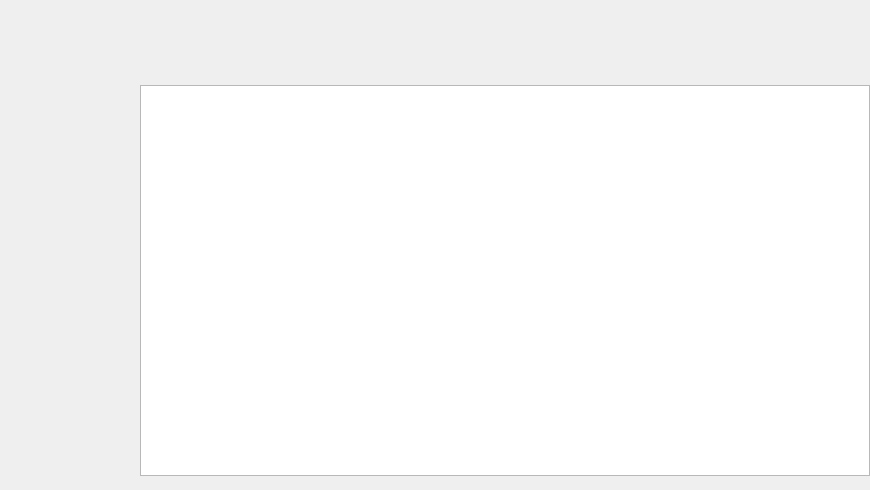
<?xml version="1.0" encoding="UTF-8"?>
<ui version="4.0">
 <class>CreateContainerDialog</class>
 <widget class="QWidget" name="CreateContainerDialog">
  <property name="geometry">
   <rect>
    <x>0</x>
    <y>0</y>
    <width>870</width>
    <height>490</height>
   </rect>
  </property>
  <property name="windowTitle">
   <string>Form</string>
  </property>
  <widget class="Dtk::Widget::DFrame" name="leftBtnFrm">
   <property name="geometry">
    <rect>
     <x>0</x>
     <y>0</y>
     <width>140</width>
     <height>490</height>
    </rect>
   </property>
  </widget>
  <widget class="QStackedWidget" name="stackedWidget">
   <property name="geometry">
    <rect>
     <x>140</x>
     <y>0</y>
     <width>730</width>
     <height>490</height>
    </rect>
   </property>
   <widget class="QWidget" name="page">
    <widget class="Dtk::Widget::DFrame" name="searchDfrm">
     <property name="geometry">
      <rect>
       <x>0</x>
       <y>0</y>
       <width>730</width>
       <height>45</height>
      </rect>
     </property>
    </widget>
    <widget class="QListWidget" name="ListWdg">
     <property name="geometry">
      <rect>
       <x>0</x>
       <y>85</y>
       <width>730</width>
       <height>391</height>
      </rect>
     </property>
    </widget>
    <widget class="Dtk::Widget::DFrame" name="columnDfrm">
     <property name="geometry">
      <rect>
       <x>0</x>
       <y>45</y>
       <width>730</width>
       <height>41</height>
      </rect>
     </property>
    </widget>
   </widget>
   <widget class="QWidget" name="page_2">
    <widget class="Dtk::Widget::DFrame" name="Dtk::Widget::DFrame">
     <property name="geometry">
      <rect>
       <x>0</x>
       <y>0</y>
       <width>730</width>
       <height>490</height>
      </rect>
     </property>
    </widget>
   </widget>
  </widget>
 </widget>
 <customwidgets>
  <customwidget>
   <class>Dtk::Widget::DFrame</class>
   <extends>QFrame</extends>
   <header>DFrame</header>
  </customwidget>
 </customwidgets>
 <resources/>
 <connections/>
</ui>
